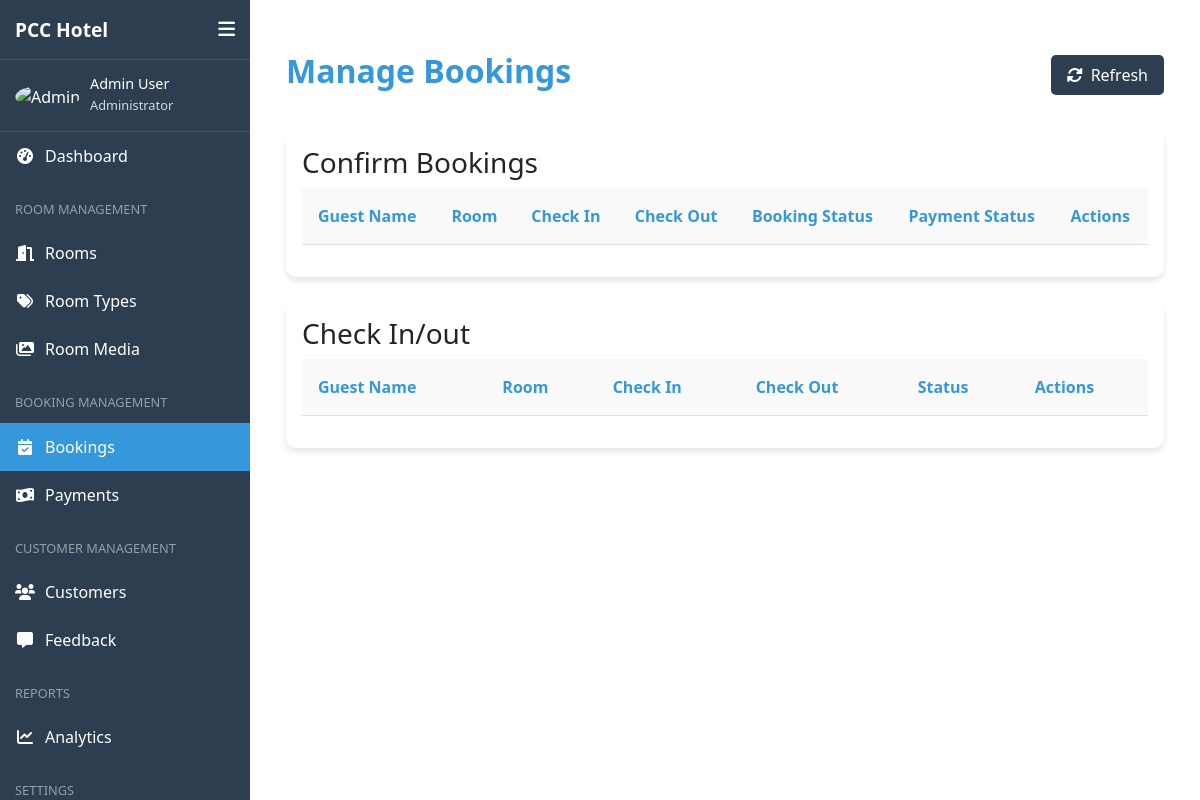
The page /admin/pages/manage_bookings.php on the database as committed earlier.
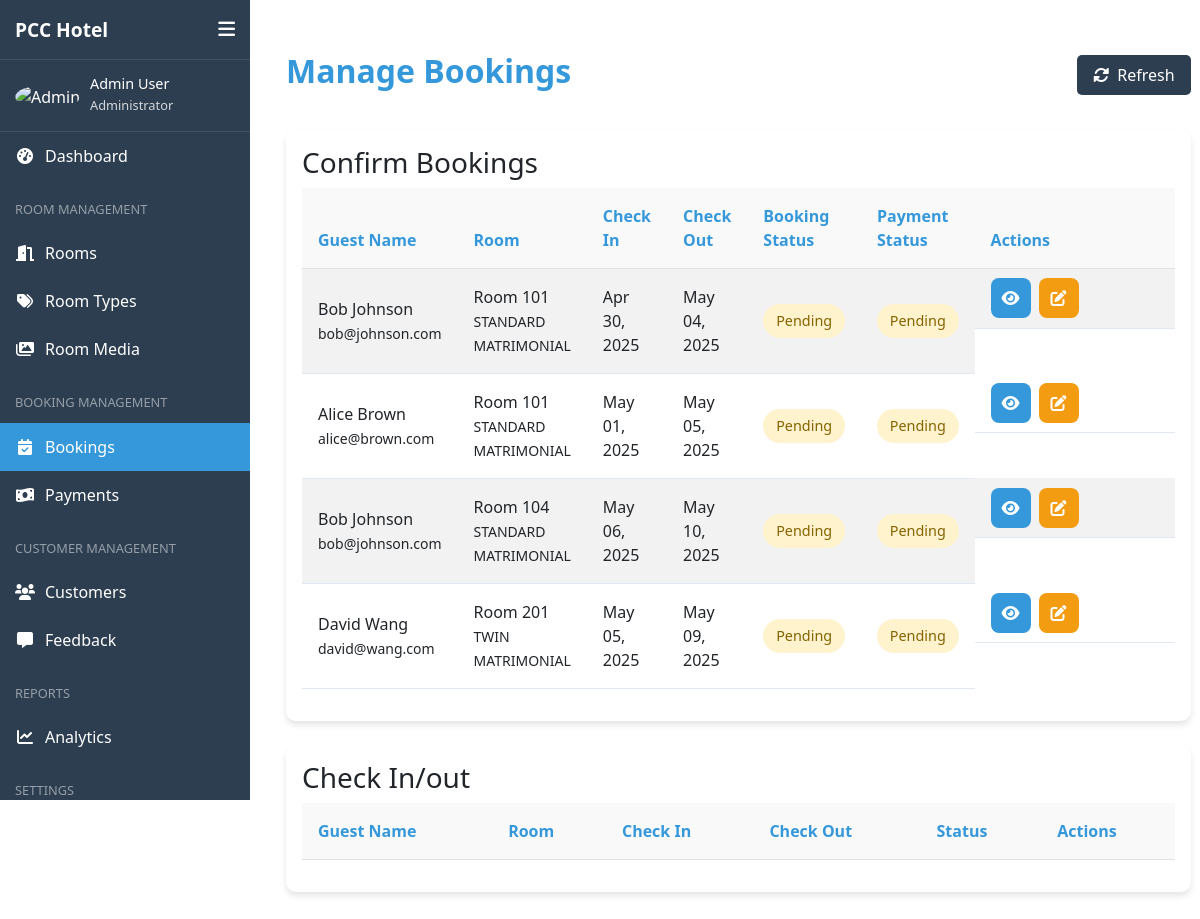
The same page on the database as committed later.
### tables this page shows
CREATE TABLE IF NOT EXISTS `bookings` (
  `booking_id` int NOT NULL AUTO_INCREMENT,
  `user_id` int NOT NULL,
  `room_id` int NOT NULL,
  `check_in_date` date NOT NULL,
  `check_out_date` date NOT NULL,
  `booking_date` timestamp NULL DEFAULT CURRENT_TIMESTAMP,
  `guests_count` int NOT NULL,
  `total_price` decimal(10,2) NOT NULL,
  `special_requests` text,
  `booking_status` enum('pending','confirmed','checked_in','checked_out','cancelled') DEFAULT 'pending',
  `payment_status` set('pending','paid','partial') DEFAULT 'pending',
  `booking_source` varchar(50) DEFAULT 'website',
  PRIMARY KEY (`booking_id`),
  KEY `user_id` (`user_id`),
  KEY `room_id` (`room_id`)
);

CREATE TABLE IF NOT EXISTS `users` (
  `user_id` int NOT NULL AUTO_INCREMENT,
  `username` varchar(50) NOT NULL,
  `email` varchar(100) NOT NULL,
  `password` varchar(255) NOT NULL,
  `first_name` varchar(50) NOT NULL,
  `last_name` varchar(50) NOT NULL,
  `phone_number` varchar(20) DEFAULT NULL,
  `user_type` enum('admin','customer') NOT NULL DEFAULT 'customer',
  `profile_image` varchar(255) DEFAULT NULL,
  `created_at` timestamp NULL DEFAULT CURRENT_TIMESTAMP,
  `updated_at` timestamp NULL DEFAULT CURRENT_TIMESTAMP ON UPDATE CURRENT_TIMESTAMP,
  `last_login` timestamp NULL DEFAULT NULL,
  PRIMARY KEY (`user_id`),
  UNIQUE KEY `email` (`email`)
);

CREATE TABLE IF NOT EXISTS `rooms` (
  `room_id` int NOT NULL AUTO_INCREMENT,
  `room_number` varchar(20) NOT NULL,
  `room_type_id` int NOT NULL,
  `description` text,
  `status` enum('available','occupied','maintenance','reserved') NOT NULL DEFAULT 'available',
  `is_active` tinyint(1) DEFAULT '1',
  PRIMARY KEY (`room_id`),
  UNIQUE KEY `room_number` (`room_number`),
  KEY `room_type_id` (`room_type_id`)
);

CREATE TABLE IF NOT EXISTS `room_types` (
  `room_type_id` int NOT NULL AUTO_INCREMENT,
  `type_name` varchar(50) NOT NULL,
  `description` text,
  `floor_type` int NOT NULL,
  `base_price` decimal(10,2) NOT NULL,
  `capacity` int NOT NULL,
  `amenities` text,
  `image_path` text,
  PRIMARY KEY (`room_type_id`)
);

### admin/api/bookings/get_booking_table.php (called while the page is built)
<?php
$query = "SELECT b.*, r.room_number, rt.type_name, u.first_name, u.last_name, u.email FROM bookings b JOIN rooms r ON b.room_id = r.room_id JOIN room_types rt ON r.room_type_id = rt.room_type_id JOIN users u ON b.user_id = u.user_id WHERE b.booking_status NOT IN ('confirmed', 'checked_in', 'checked_out', 'cancelled')";
$stmt = $conn->prepare($query);
$stmt->execute();
$result = $stmt->get_result();
$bookings = $result->fetch_all(MYSQLI_ASSOC);

### admin/pages/manage_bookings.php (the view, shortened to what this page needs)
<?php
require_once '../../config/db.php';
require_once '../api/bookings/get_booking_table.php';
?>
<!DOCTYPE html>
<html lang="en">
<link rel="stylesheet" href="../css/manage_bookings.css">
<?php include_once '../includes/head.php'; ?>
<body>
    <?php include_once '../includes/sidebar.php'; ?>
    <div class="main-content">
        <div class="bookings-container">
            <div class="bookings-header">
                <h1>Manage Bookings</h1>
                <div class="header-actions">
                    <button class="refresh-btn" id="refreshTable">
                        <i class="fas fa-sync-alt"></i> Refresh
                    </button>
                </div>
            </div>
            <div class="bookings-table-container mb-4">
                <h3>Confirm Bookings</h3>
                <table id="bookingsTable" class="table table-striped" width="100%">
                    <thead>
                        <tr>
                            <th>Guest Name</th>
                            <th>Room</th>
                            <th>Check In</th>
                            <th>Check Out</th>
                            <th>Booking Status</th>
                            <th>Payment Status</th>
                            <th>Actions</th>
                        </tr>
                    </thead>
                    <tbody>
                        <?php foreach ($bookings as $booking): ?>
                            <tr>
                                <td>
                                    <?php echo $booking['first_name'] . ' ' . $booking['last_name']; ?>
                                    <br>
                                    <small><?php echo $booking['email']; ?></small>
                                </td>
                                <td>
                                    Room <?php echo $booking['room_number']; ?>
                                    <br>
                                    <small><?php echo $booking['type_name']; ?></small>
                                </td>
                                <td><?php echo date('M d, Y', strtotime($booking['check_in_date'])); ?></td>
                                <td><?php echo date('M d, Y', strtotime($booking['check_out_date'])); ?></td>
                                <td>
                                    <span class="status-badge <?php echo strtolower($booking['booking_status']); ?>">
                                        <?php echo ucfirst($booking['booking_status']); ?>
                                    </span>
                                </td>
                                <td>
                                    <span class="status-badge <?php echo strtolower($booking['payment_status']) === 'paid' ? 'confirmed' : 'pending'; ?>">
                                        <?php echo ucfirst($booking['payment_status']); ?>
                                    </span>
                                </td>
                                <td class="actions">
                                    <button class="action-btn view-btn"
                                        data-booking-id="<?php echo $booking['booking_id']; ?>">
                                        <i class="fas fa-eye"></i>
                                    </button>
                                    <button class="action-btn edit-btn"
                                        data-booking-id="<?php echo $booking['booking_id']; ?>">
                                        <i class="fas fa-edit"></i>
                                    </button>
                                </td>
                            </tr>
                        <?php endforeach; ?>
                    </tbody>
                </table>
            </div>
            <div class="bookings-table-container">
                <h3>Check In/out</h3>
                <table id="checkInOutTable" class="table table-striped" width="100%">
                    <thead>
                        <tr>
                            <th>Guest Name</th>
                            <th>Room</th>
                            <th>Check In</th>
                            <th>Check Out</th>
                            <th>Status</th>
                            <th>Actions</th>
                        </tr>
                    </thead>
                </table>
            </div>
</body>
</html>

Rows that differ between the two databases and show on the page:
added bookings: user.first_name "Bob", user.last_name "Johnson", user.email "bob@johnson.com", room.room_number "101", room_types.type_name "STANDARD MATRIMONIAL", check_in_date "Apr 30, 2025", check_out_date "May 04, 2025", booking_status "Pending", payment_status "Pending"
added bookings: user.first_name "Alice", user.last_name "Brown", user.email "alice@brown.com", room.room_number "101", room_types.type_name "STANDARD MATRIMONIAL", check_in_date "May 01, 2025", check_out_date "May 05, 2025", booking_status "Pending", payment_status "Pending"
added bookings: user.first_name "Bob", user.last_name "Johnson", user.email "bob@johnson.com", room.room_number "104", room_types.type_name "STANDARD MATRIMONIAL", check_in_date "May 06, 2025", check_out_date "May 10, 2025", booking_status "Pending", payment_status "Pending"
added bookings: user.first_name "David", user.last_name "Wang", user.email "david@wang.com", room.room_number "201", room_types.type_name "TWIN MATRIMONIAL", check_in_date "May 05, 2025", check_out_date "May 09, 2025", booking_status "Pending", payment_status "Pending"
